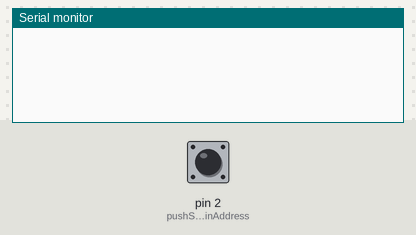
Bench run of a sketch on a simulated Arduino Uno, built with avr-gcc and run on an emulated ATmega328P. Parts: the last lines printed to the serial monitor. The test bench sets the inputs (shaded band); at power-on: pin 2 (pushSwitchPinAddress) HIGH.

Above: at 1.2 s.
1.3 s: pin 2 (pushSwitchPinAddress) pulled LOW for 0.15 s
At 2.2 s:
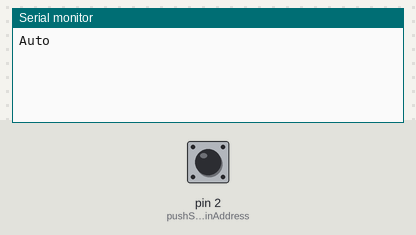
2.9 s: pin 2 (pushSwitchPinAddress) pulled LOW for 1 s
At 4.7 s:
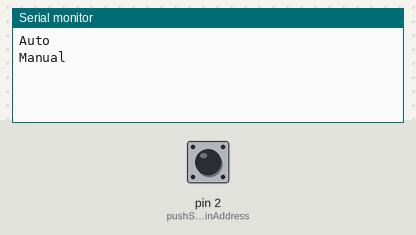

Measured:
- after the input at 1.3 s, the serial monitor: prints a new line after 0.15 s (image 1)
- after the input at 2.9 s, the serial monitor: prints a new line after 1.0 s (image 2)

The sketch:

sketch_may16a.ino
```cpp
int pushSwitchPinAddress = 2;

int previousButtonState = HIGH;
int buttonState;
bool isAutoMode = false;
bool isSystemOn = true; // Zmienna do przechowywania stanu systemu
bool longPressHandled = false; // Flaga do kontrolowania przełączenia stanu po długim naciśnięciu
unsigned long buttonPressTime = 0;
const unsigned long longPressDuration = 5000; // 5 seconds

void setup()
{
    Serial.begin(9600);
    pinMode(pushSwitchPinAddress, INPUT_PULLUP); // Użycie wewnętrznego rezystora podciągającego
}

void loop()
{
    buttonState = digitalRead(pushSwitchPinAddress);

    if (buttonState == LOW && previousButtonState == HIGH)
    {
        buttonPressTime = millis(); // Zapisanie czasu wciśnięcia przycisku
        longPressHandled = false; // Resetowanie flagi przy nowym wciśnięciu
    }

    if (buttonState == LOW && !longPressHandled && (millis() - buttonPressTime >= longPressDuration))
    {
        isSystemOn = !isSystemOn; // Zmiana stanu systemu
        if (isSystemOn)
        {
            Serial.println("ON");
        }
        else
        {
            Serial.println("OFF");
        }
        longPressHandled = true; // Ustawienie flagi, aby uniknąć ponownego przełączenia
    }

    if (buttonState == HIGH && previousButtonState == LOW)
    {
        if (!longPressHandled)
        {
            if (isSystemOn) // Zmiana trybu tylko jeśli system jest w stanie ON
            {
                isAutoMode = !isAutoMode;
                if (isAutoMode)
                {
                    Serial.println("Auto");
                }
                else
                {
                    Serial.println("Manual");
                }
            }
        }
    }

    previousButtonState = buttonState;
    delay(50);
}
```
